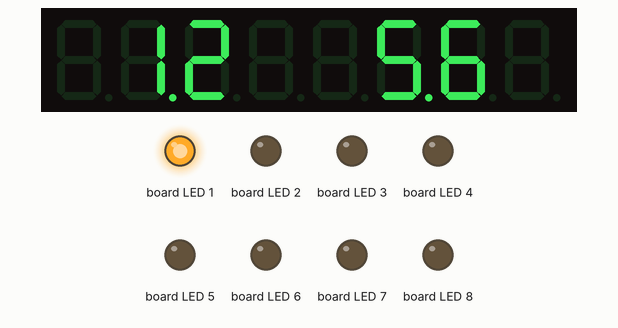
The program below on a simulated Raspberry Pi (BCM pin numbers). Shown: 8-digit seven-segment display, output pins drawn as LEDs (lit = HIGH). Library files of the repository ran but are not shown: TM1638.py; pins used as bus, display or sensor lines are not drawn.

Above: at 0.1 s.
At 5.1 s:
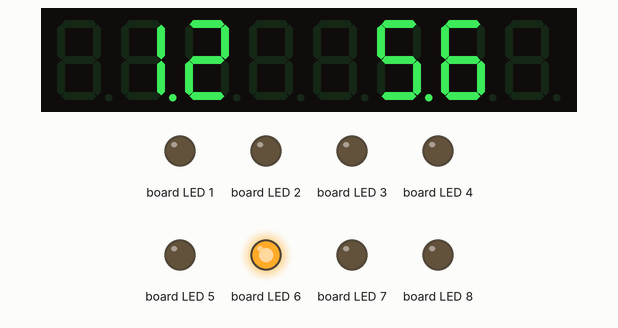
At 9.1 s:
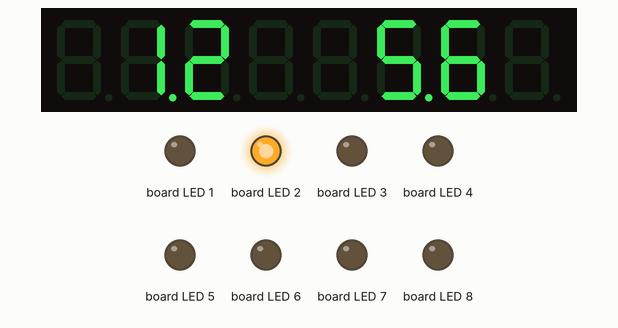
At 19.1 s:
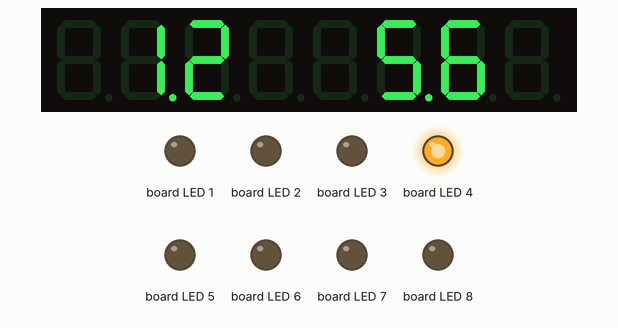
At 28.1 s:
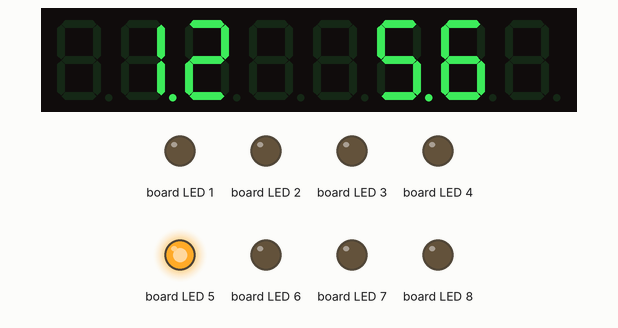
At 38.2 s:
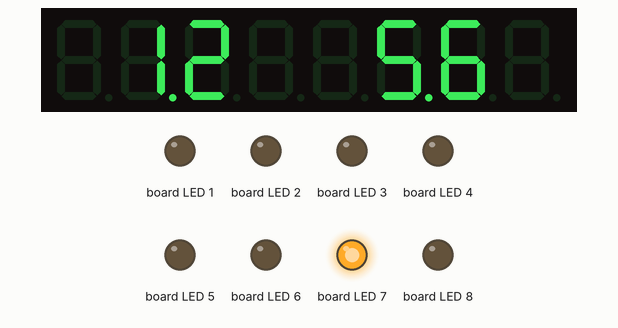
Timing chart, 0 to 40.0 s (numbered marks = the images above):
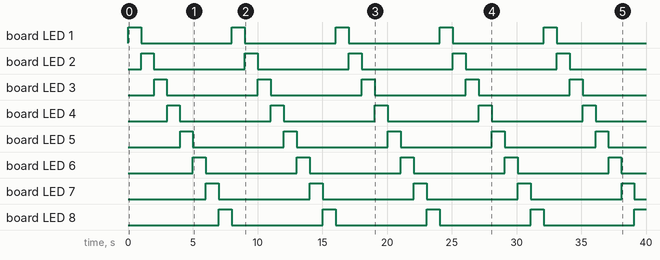

Measured:
- by itself, board LED 1–8: alternates HIGH for 1.0 s and LOW for 7.0 s

The program:

test.py
```python
#!/usr/bin/env python

# TM1638 playground

import TM1638
import time

# These are the pins the display is connected to. Adjust accordingly.
# In addition to these you need to connect to 5V and ground.

DIO = 20
CLK = 21
STB = 26

display = TM1638.TM1638(DIO, CLK, STB)

display.enable(1)

#def display_text(text):
#    j=0
#    for i in range(len(text)):
#        if j==8:
#            break
#        if text[i]=='.':
#            continue
#        display.send_char(j, display.FONT[text[i]]
#                          , i<len(text)-1 and text[i+1]=='.')
#        j=j+1


count = 0
while True:
    count += 1
    for i in range(8):
        #display.send_char(i, count)
        #display.send_char(0, display.FONT["8"], False)
#        display_text(" 1.2  5.6 ")
#        display.set_text2("0.1.2.3.4.5.6.7.8")
        display.set_text2(" 1.2  5.6 ")
        display.set_led(i,1)
        #display.set_text("01234567");
#        for i in range(len(count)):
#            display.set_digit(8-len(text)+i, int(text[i]), i==dotpos)
        time.sleep(1)
        display.set_led(i,0)
```
